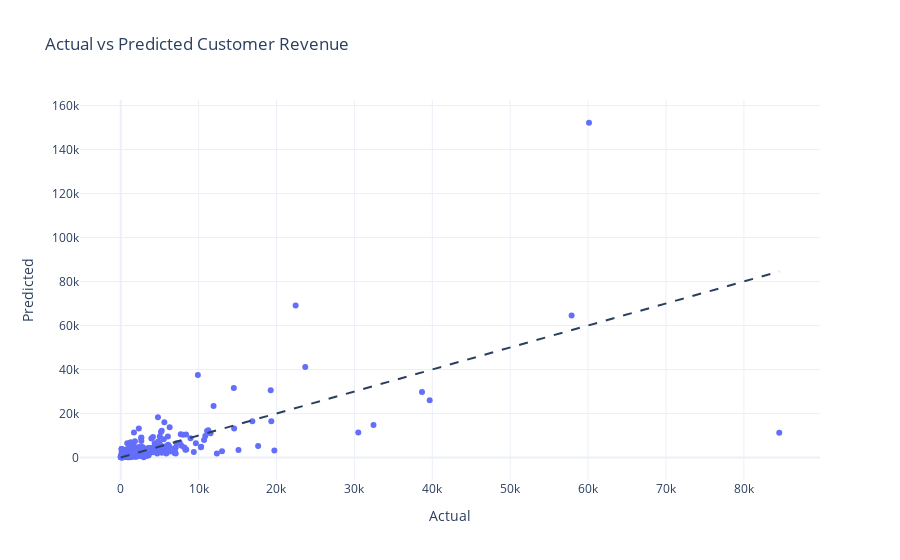

The cell this chart's notebook holds for it:
### Markdown cell above
VISUALISATION PRÉDICTION VS RÉALITÉ

### Code cell
# Création d'un DataFrame comparatif entre valeurs réelles et prédites
results = pd.DataFrame({
'Actual': y_test,       # Valeurs réelles du chiffre d'affaires des clients (test)
'Predicted': y_pred     # Valeurs prédites par le modèle Random Forest
})
# Visualisation de la corrélation entre réel et prédit
fig = px.scatter(
results,                        # DataFrame contenant les paires réel/prédit
x='Actual',                     # Axe X : valeurs réelles observées
y='Predicted',                  # Axe Y : valeurs prédites par le modèle
title='Actual vs Predicted Customer Revenue'  # Titre du graphique
)
# Ajout de la ligne de référence parfaite (y = x)
fig.add_shape(
type="line",                    # Type de forme : ligne droite
x0=results['Actual'].min(),     # Point de départ X : minimum des valeurs réelles
y0=results['Actual'].min(),     # Point de départ Y : identique (ligne à 45°)
x1=results['Actual'].max(),     # Point d'arrivée X : maximum des valeurs réelles
y1=results['Actual'].max(),     # Point d'arrivée Y : identique
line=dict(dash="dash")          # Style de ligne : pointillés pour différencier des données
)
# Application du thème visuel épuré
fig.update_layout(template="plotly_white")

fig.write_image("../reports/figures/Actual_VS_Predicted.png")
# Affichage interactif du graphique
fig.show()

### Figure 1 — Plotly figure (JSON) as saved in the notebook; plotly's stock layout.template omitted (floating-point values rounded to 4 significant figures; data arrays with more than 128 entries replaced by an {"elided": "..."} marker saying what was removed)
{"data": [{"hovertemplate": "Actual=%{x}<br>Predicted=%{y}<extra></extra>", "legendgroup": "", "marker": {"color": "#636efa", "symbol": "circle"}, "mode": "markers", "name": "", "orientation": "v", "showlegend": false, "type": "scatter", "x": {"elided": "863 float values"}, "xaxis": "x", "y": {"elided": "863 float values"}, "yaxis": "y"}], "layout": {"legend": {"tracegroupgap": 0}, "shapes": [{"line": {"dash": "dash"}, "type": "line", "x0": 7.49, "x1": 84540.0, "y0": 7.49, "y1": 84540.0}], "title": {"text": "Actual vs Predicted Customer Revenue"}, "xaxis": {"anchor": "y", "domain": [0, 1], "title": {"text": "Actual"}}, "yaxis": {"anchor": "x", "domain": [0, 1], "title": {"text": "Predicted"}}}}
